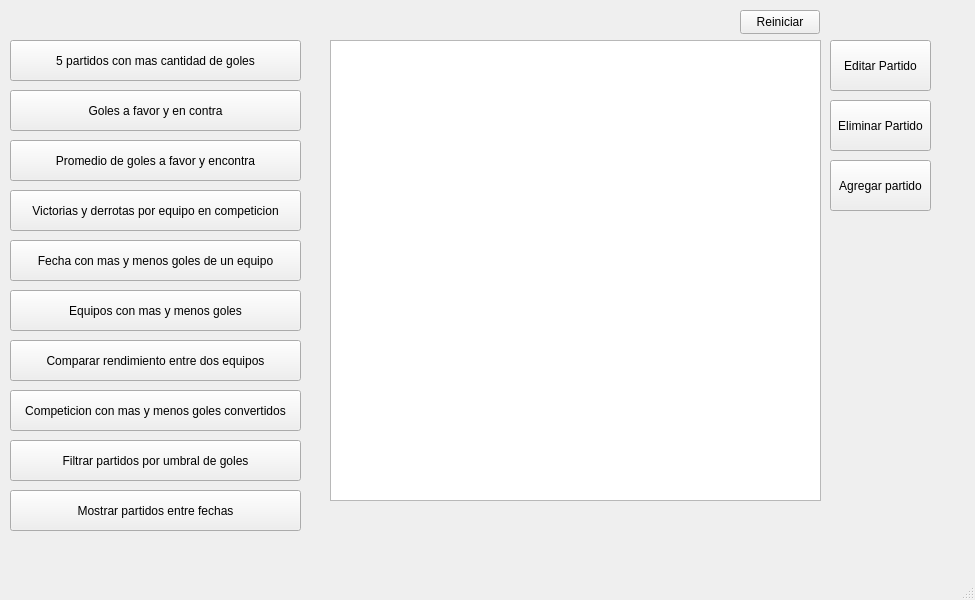
<?xml version="1.0" encoding="UTF-8"?>
<ui version="4.0">
 <class>MainWindow</class>
 <widget class="QMainWindow" name="MainWindow">
  <property name="geometry">
   <rect>
    <x>0</x>
    <y>0</y>
    <width>975</width>
    <height>600</height>
   </rect>
  </property>
  <property name="windowTitle">
   <string>MainWindow</string>
  </property>
  <widget class="QWidget" name="centralwidget">
   <widget class="QListWidget" name="listWidget">
    <property name="geometry">
     <rect>
      <x>330</x>
      <y>40</y>
      <width>491</width>
      <height>461</height>
     </rect>
    </property>
   </widget>
   <widget class="QPushButton" name="editButton">
    <property name="geometry">
     <rect>
      <x>830</x>
      <y>40</y>
      <width>101</width>
      <height>51</height>
     </rect>
    </property>
    <property name="text">
     <string>Editar Partido</string>
    </property>
   </widget>
   <widget class="QPushButton" name="deleteButton">
    <property name="geometry">
     <rect>
      <x>830</x>
      <y>100</y>
      <width>101</width>
      <height>51</height>
     </rect>
    </property>
    <property name="text">
     <string>Eliminar Partido</string>
    </property>
   </widget>
   <widget class="QPushButton" name="golesTotalesButton">
    <property name="geometry">
     <rect>
      <x>10</x>
      <y>90</y>
      <width>291</width>
      <height>41</height>
     </rect>
    </property>
    <property name="text">
     <string>Goles a favor y en contra</string>
    </property>
   </widget>
   <widget class="QPushButton" name="equipoMasGolesButton">
    <property name="geometry">
     <rect>
      <x>10</x>
      <y>290</y>
      <width>291</width>
      <height>41</height>
     </rect>
    </property>
    <property name="text">
     <string>Equipos con mas y menos goles</string>
    </property>
   </widget>
   <widget class="QPushButton" name="promedioGolesButton">
    <property name="geometry">
     <rect>
      <x>10</x>
      <y>140</y>
      <width>291</width>
      <height>41</height>
     </rect>
    </property>
    <property name="text">
     <string>Promedio de goles a favor y encontra</string>
    </property>
   </widget>
   <widget class="QPushButton" name="victoriasDerrotasButton">
    <property name="geometry">
     <rect>
      <x>10</x>
      <y>190</y>
      <width>291</width>
      <height>41</height>
     </rect>
    </property>
    <property name="text">
     <string>Victorias y derrotas por equipo en competicion</string>
    </property>
   </widget>
   <widget class="QPushButton" name="fechaGolesButton">
    <property name="geometry">
     <rect>
      <x>10</x>
      <y>240</y>
      <width>291</width>
      <height>41</height>
     </rect>
    </property>
    <property name="text">
     <string>Fecha con mas y menos goles de un equipo</string>
    </property>
   </widget>
   <widget class="QPushButton" name="top5Button">
    <property name="geometry">
     <rect>
      <x>10</x>
      <y>40</y>
      <width>291</width>
      <height>41</height>
     </rect>
    </property>
    <property name="sizePolicy">
     <sizepolicy hsizetype="Minimum" vsizetype="Fixed">
      <horstretch>0</horstretch>
      <verstretch>0</verstretch>
     </sizepolicy>
    </property>
    <property name="minimumSize">
     <size>
      <width>151</width>
      <height>0</height>
     </size>
    </property>
    <property name="maximumSize">
     <size>
      <width>16777215</width>
      <height>71</height>
     </size>
    </property>
    <property name="font">
     <font>
      <hintingpreference>PreferFullHinting</hintingpreference>
     </font>
    </property>
    <property name="text">
     <string>5 partidos con mas cantidad de goles</string>
    </property>
   </widget>
   <widget class="QPushButton" name="compararDosEquiposButton">
    <property name="geometry">
     <rect>
      <x>10</x>
      <y>340</y>
      <width>291</width>
      <height>41</height>
     </rect>
    </property>
    <property name="text">
     <string>Comparar rendimiento entre dos equipos</string>
    </property>
   </widget>
   <widget class="QPushButton" name="reiniciarWidget">
    <property name="geometry">
     <rect>
      <x>740</x>
      <y>10</y>
      <width>80</width>
      <height>24</height>
     </rect>
    </property>
    <property name="text">
     <string>Reiniciar</string>
    </property>
   </widget>
   <widget class="QPushButton" name="masYmenosGolesButton">
    <property name="geometry">
     <rect>
      <x>10</x>
      <y>390</y>
      <width>291</width>
      <height>41</height>
     </rect>
    </property>
    <property name="text">
     <string>Competicion con mas y menos goles convertidos</string>
    </property>
   </widget>
   <widget class="QPushButton" name="filtrarUmbralButton">
    <property name="geometry">
     <rect>
      <x>10</x>
      <y>440</y>
      <width>291</width>
      <height>41</height>
     </rect>
    </property>
    <property name="text">
     <string>Filtrar partidos por umbral de goles</string>
    </property>
   </widget>
   <widget class="QPushButton" name="partidosEntreFechasButton">
    <property name="geometry">
     <rect>
      <x>10</x>
      <y>490</y>
      <width>291</width>
      <height>41</height>
     </rect>
    </property>
    <property name="text">
     <string>Mostrar partidos entre fechas</string>
    </property>
   </widget>
   <widget class="QPushButton" name="agregarPartidoButton">
    <property name="geometry">
     <rect>
      <x>830</x>
      <y>160</y>
      <width>101</width>
      <height>51</height>
     </rect>
    </property>
    <property name="text">
     <string>Agregar partido</string>
    </property>
   </widget>
  </widget>
  <widget class="QMenuBar" name="menubar">
   <property name="geometry">
    <rect>
     <x>0</x>
     <y>0</y>
     <width>975</width>
     <height>21</height>
    </rect>
   </property>
  </widget>
  <widget class="QStatusBar" name="statusbar"/>
 </widget>
 <tabstops>
  <tabstop>top5Button</tabstop>
  <tabstop>editButton</tabstop>
  <tabstop>deleteButton</tabstop>
  <tabstop>golesTotalesButton</tabstop>
  <tabstop>equipoMasGolesButton</tabstop>
  <tabstop>promedioGolesButton</tabstop>
  <tabstop>victoriasDerrotasButton</tabstop>
  <tabstop>fechaGolesButton</tabstop>
  <tabstop>listWidget</tabstop>
 </tabstops>
 <resources/>
 <connections/>
</ui>
